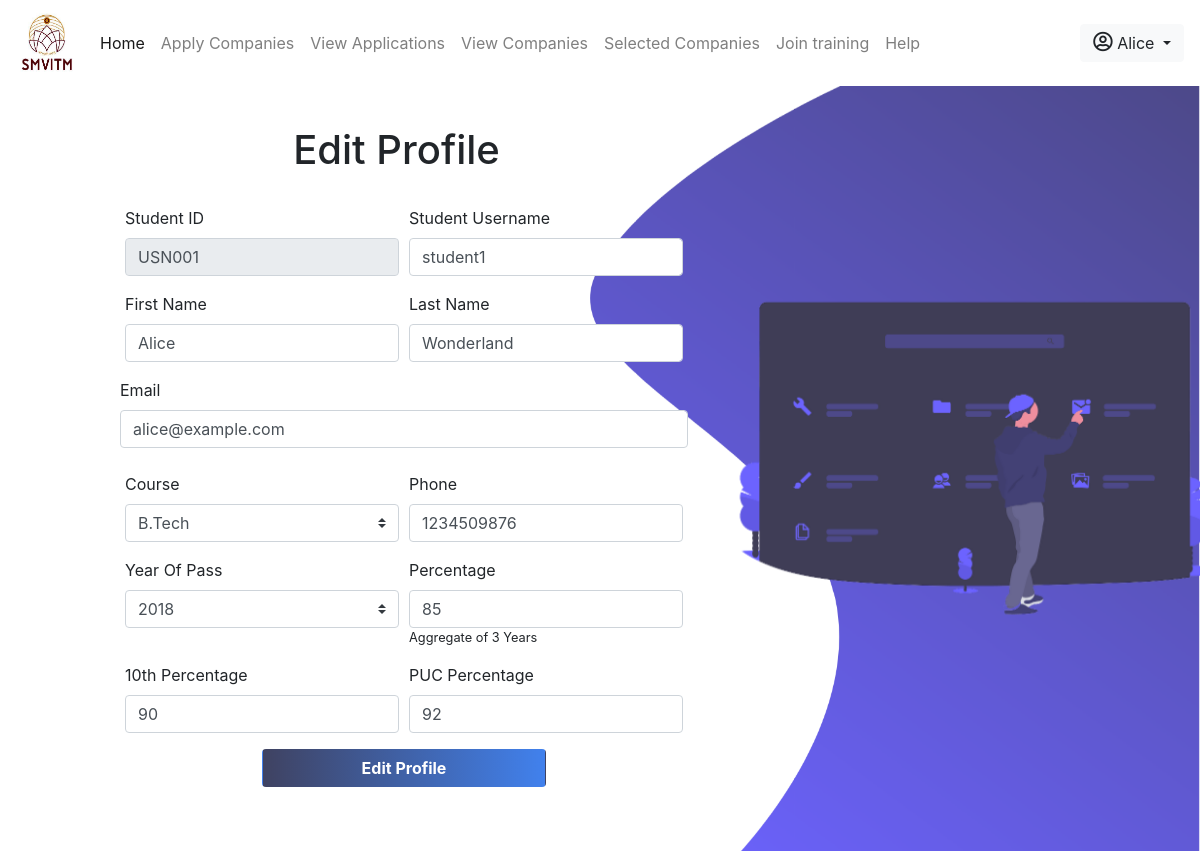
The page /student/editprofile.php (signed in) on the database its author committed.
### tables this page shows
CREATE TABLE `studentlogin` (
  `usn` varchar(20) NOT NULL,
  `uname` varchar(10) NOT NULL,
  `pwd` varchar(10) NOT NULL,
  `fname` varchar(15) NOT NULL,
  `lname` varchar(15) NOT NULL,
  `email` varchar(40) NOT NULL,
  `phone` varchar(12) NOT NULL,
  `secque` varchar(100) NOT NULL,
  `secans` varchar(100) NOT NULL,
  `course` varchar(100) DEFAULT NULL,
  `branch` varchar(100) DEFAULT NULL,
  `percentage` varchar(10) DEFAULT NULL,
  `yop` varchar(10) DEFAULT NULL,
  `sslc` varchar(100) DEFAULT NULL,
  `puc` varchar(100) DEFAULT NULL
);

### student/editprofile.php (the view, shortened to what this page needs)
<?php
include_once 'includes/head.php';
include_once 'includes/nav.php';
include_once '../includes/db.inc.php';
$user = isset($_SESSION['username']) ? $_SESSION['username'] : '';
if (!empty($user)) {
    $sql = "SELECT * FROM studentlogin WHERE fname='$user';";
    $res = mysqli_query($conn, $sql);
    if (mysqli_num_rows($res) > 0) {
        $row = mysqli_fetch_assoc($res);
?>
<!DOCTYPE html>
<html lang="en">
<head>
    <link rel="stylesheet" type="text/css" href="css/index.css">
    <?php include_once 'includes/head.php' ?>
</head>
<body>
    <div>
        <img id="img2" src="../images/editicon.png" width="650px" style="position: absolute; position: fixed; z-index: 1;
        margin-left: 55%; margin-top: 13vh;">
    </div>
    <img src="../images/edit.png" id="img1" style="position: fixed;">
    <?php include_once 'includes/nav.php' ?>
    <div class="content" style="margin-top: 40px; margin-left: 20px;">
        <h1 class="form-row justify-content-center" style="margin-left: 100px;">Edit Profile</h1> <br>
        <form action="php/edit.inc.php" method="POST">
            <div class="row justify-content-center align-items-baseline">
                <div class="center one">
                    <div class="form-row">
                        <div class="form-group col-md-6">
                            <label for="cid">Student ID</label>
                            <input type="text" class="form-control" id="usn" name="usn" value="<?php echo $row['usn']; ?>" readonly>
                        </div>
                        <div class="form-group col-md-6">
                            <label for="cname">Student Username</label>
                            <input type="text" class="form-control" id="cname" name="uname" value="<?php echo $row['uname']; ?>">
                        </div>
                    </div>
                    <div class="form-row">
                        <div class="form-group col-md-6">
                            <label for="website">First Name</label>
                            <input type="text" class="form-control" id="website" name="fname" value="<?php echo $row['fname']; ?>">
                        </div>
                        <div class="form-group col-md-6">
                            <label for="exampleInputEmail1">Last Name</label>
                            <input type="text" class="form-control" id="website" name="lname" value="<?php echo $row['lname']; ?>">
                        </div>
                    </div>
                    <div class="form-row">
                        <label for="website">Email</label>
                        <input type="text" class="form-control" id="website" name="email" value="<?php echo $row['email']; ?>">
                    </div> <br>
                    <div class="form-row">
                        <div class="form-group col-md-6">
                            <label for="exampleInputEmail1">Course</label>
                            <select class="custom-select" name="course">
                                <option value="<?php echo $row['course'] ?>"><?php echo $row['course'] ?></option>
                            </select>
                        </div>
                        <div class="form-group col-md-6">
                            <label for="exampleInputEmail1">Phone</label>
                            <input type="text" class="form-control" id="website" name="phone" value="<?php echo $row['phone']; ?>">
                        </div>
                    </div>
                    <div class="form-row">
                        <div class="form-group col-md-6">
                            <label for="exampleInputEmail1">Year Of Pass</label>
                            <select class="custom-select" name="yop">
                                <option value="2018">2018</option>
                            </select>
                        </div>
                        <div class="form-group col-md-6">
                            <label for="exampleInputEmail1">Percentage</label>
                            <input type="text" class="form-control" id="website" name="percentage" value="<?php echo $row['percentage']; ?>">
                            <small>Aggregate of 3 Years</small>
                        </div>
                    </div>
                    <div class="form-row">
                        <div class="form-group col-md-6">
                            <label for="website">10th Percentage</label>
                            <input type="text" class="form-control" id="website" name="sslc" value="<?php echo $row['sslc']; ?>">
                        </div>
                        <div class="form-group col-md-6">
                            <label for="exampleInputEmail1">PUC Percentage</label>
                            <input type="text" class="form-control" id="website" name="puc" value="<?php echo $row['puc']; ?>">
                        </div>
                    </div>
                    <div class="form-row justify-content-center">
                        <button type="submit" class="btn col-md-6" name="edit" style=" color: white;
                        font-weight: bold; background: linear-gradient(to left, #4181ED, #3F4261);">Edit Profile</button>
                    </div> <br> <br>
                </div>
            </div>
        </form>
    </div>
</body>
</html>
<?php
        }
    }
?>

### student/css/index.css (style rules this page uses)
#img1 { position: absolute; height: 100vh; width: 100%; position: fixed; }
#img1,.content { position: absolute; }
form { margin-left: 120px; }
button { background: #514DC0; }
#img2 { z-index: 0; }

### rows shown on the page
studentlogin: usn "USN001", uname "student1", fname "Alice", lname "Wonderland", email "alice@example.com", course "B.Tech", phone "1234509876", percentage "85", sslc "90", puc "92"

### other values the page prints
$_SESSION['username'] "Alice"
